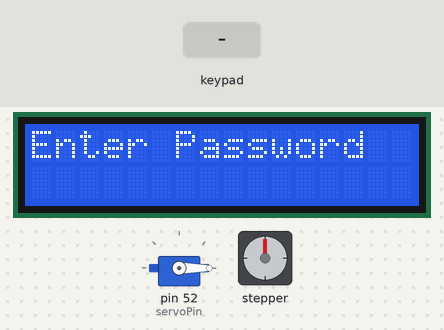
Bench run of a sketch on a simulated Arduino Mega 2560, built with avr-gcc and run on an emulated ATmega2560. Shown: 16×2 character LCD, servo, stepper motor. The inputs (shaded band) are chosen by the test bench. Stepper angles assume 500 steps per turn; what the sketch prints to the serial monitor is not drawn.

Above: at 4.2 s.
4.3 s: key '2' pressed
At 5.3 s:
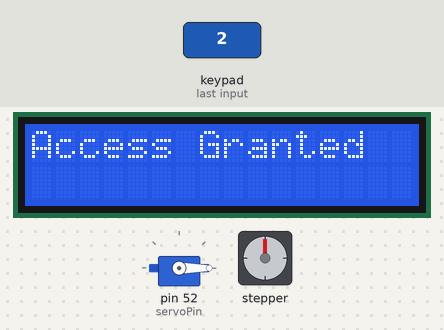
At 6.9 s:
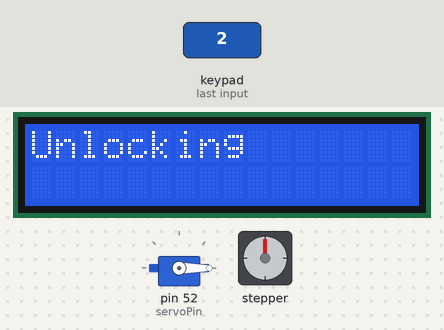
10.3 s: keypad keys 5 3 5 1 4 9 4 7 pressed 0.4 s apart
At 16.5 s:
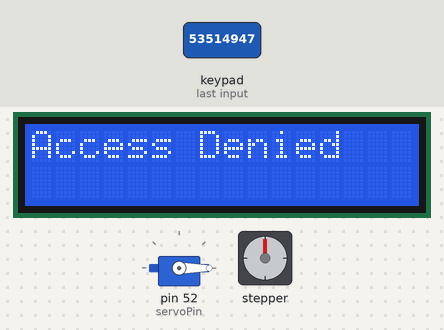
Timing chart, 0 to 18.0 s (numbered marks = the images above; inputs shaded):
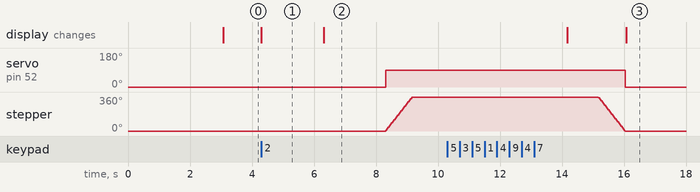

Measured:
- after the input at 4.3 s, servo on pin 52 (servoPin): 0° → 90° after 4.0 s; stepper: turns 360° clockwise in 0.86 s, starting after 4.0 s; the display: changes at once (image 1)
- after the input at 10.3 s, the display: first differs from a run without the input after 5.8 s (image 3)
- what the display in image 1 shows lasts 2.0 s, from 4.3 s to 6.3 s

The sketch:

securitysystem.ino
```cpp
//Adding Libraries to the code
#include <Keypad.h>
#include <LiquidCrystal.h>
#include <Servo.h>
#include <Stepper.h>
LiquidCrystal lcd (7,8,10,11,12,13); //adding pins to the LCD display
const int Revolution = 500; //the revolution of the stepper motor for both directions
const byte ROWS = 4; //Enable 4 rows on the keypad
const byte COLS = 4; //Enable 4 columns on the keypad

//Adding characters on the rows and columns section for the keypad
char keys[ROWS][COLS] = {
 {'1','2','3', 'A'}, //filled out row 1(1,2,3, A)
 {'4','5','6', 'B'}, //filled out row (4,5,6, B)
 {'7','8','9', 'C'}, //filled out row 3 (7,8,9,C)
 {'*','0','#', 'D'}, //filled out row (*,0,#,D)
};


byte rowPins[ROWS] = {53,51,49,47}; //connect to the row pinouts of the keypad
byte colPins[COLS] = {45,43,41,39}; //connect to the column pinouts of the keypad


//Create variables for the keypad on the row, columns, column pins, and row pins
Keypad keypad = Keypad( makeKeymap(keys), rowPins, colPins, ROWS, COLS );

//servo motor
Servo myservo; //create a variable for the servo motor

//define servo pin
#define servoPin 52

//create a variable to store servo position
int angle = 0; //create a variable for the angle of servo motor
Stepper stepper(Revolution, 29,25,27,23); //pins for the stepper motor


void setup() {
 Serial.begin(9600); //counts the serial monitor by the amount of times
 lcd.begin(16, 2); //sets up the LCD 16x2
 lcd.print(" Security System "); //prints out security system on the LCD display
 lcd.setCursor(0, 1); //the statement is in column 1
 lcd.print(" ON "); //prints the statement to ON when turning on the security system
 delay(3000); //delays the two statements by 3 seconds
 lcd.clear(); //clears the two statements after 3 seconds
 myservo.attach(servoPin); //attach the servo pin onto the servo motor
 stepper.setSpeed(70); //speed of the stepper motor in both directions
}


void loop () {
 lcd.clear(); //clears the two statements after 3 seconds
 lcd.setCursor(0,0); //sets the cursor at position (0,0)
 lcd.print("Enter Password"); //prints out “enter password” on the LCD display
 myservo.write(0); //no angle on the servo motor is turning
 char num = keypad.getKey(); //create a character variable for the keypad
 Serial.println(num); //prints out the digit that is assigned in the keypad

 //while loop on pressing an assigned key digit on the keypad
 while (num == NO_KEY)
 {
 num = keypad.getKey();
 }

//if statement on pressing an assigned digit on the keypad
if (num == '2') {
 lcd.clear(); //clears the two statements after 3 seconds
 lcd.setCursor(0,0); //sets the cursor at position (0,0)
 lcd.print("Access Granted"); //gives access granted after pressing the correct digit
 delay(2000); //delays by 2 seconds
 lcd.clear(); //clears the statement after 2 seconds
 lcd.print("Unlocking"); //prints out “unlocking” on the LCD display
 delay(2000); //delays by 2 seconds
 myservo.write(90); //turn the servo motor at 90 degrees when unlocking the door
 stepper.step(Revolution); //turn the step revolution from an assigned integer
 delay(5000); //delays by 5 seconds
 lcd.clear(); //clear the display after 5 seconds
 lcd.setCursor(0,0); //sets the cursor at position (0,0)
 lcd.print("Closing"); //closes the security system
 delay(1000); //delays at 1 second
 stepper.step(-500); //the stepper motor goes back to 500 rpm

}


//if key does not equal password, deny access
else {
 lcd.clear(); //clears the display from the previous statement
 lcd.setCursor(0,0); //sets the cursor at position (0,0)
 lcd.print("Access Denied"); //prints a statement “Access denied” if pressing the wrong digit
 delay (1000); //delays the statement for 1 second
}

}
```
